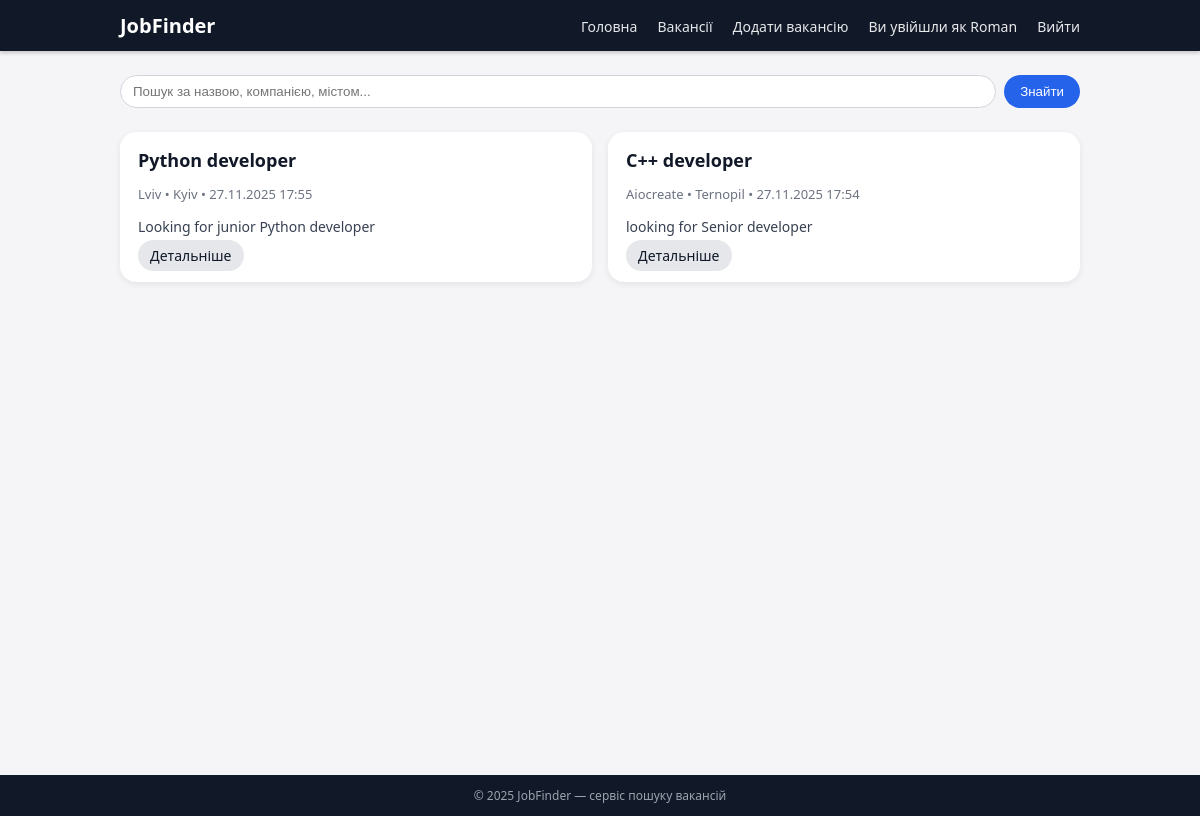
Page /jobs/ (signed in) on the committed database.
### jobs/models.py (models this page shows, shortened)
class Job(models.Model):
    title = models.CharField(max_length=255, verbose_name='Назва вакансії')
    company = models.CharField(max_length=255, verbose_name='Компанія')
    location = models.CharField(max_length=255, verbose_name='Місто')
    description = models.TextField(verbose_name='Опис')
    created_at = models.DateTimeField(auto_now_add=True)
    author = models.ForeignKey(User, on_delete=models.CASCADE, related_name='jobs')
    class Meta:
        ordering = ['-created_at']
        verbose_name = 'Вакансія'
        verbose_name_plural = 'Вакансії'

### jobs/views.py (the view, shortened to what this page needs)
# urls.py: path('jobs/', views.job_list, name='job_list'),
def job_list(request):
    query = request.GET.get('q', '')
    jobs = Job.objects.all()
    return render(request, 'jobs/job_list.html', {'jobs': jobs, 'query': query})

### jobs/templates/jobs/job_list.html (shortened to what this page needs)
{% extends 'base.html' %}
{% block content %}
<section class="search-section">
    <form method="get" class="search-form">
        <input type="text" name="q" placeholder="Пошук за назвою, компанією, містом..." value="{{ query }}" />
        <button type="submit">Знайти</button>
    </form>
</section>
<section class="jobs-list">
    {% if jobs %}
        {% for job in jobs %}
            <article class="job-card">
                <h2><a href="{% url 'job_detail' job.pk %}">{{ job.title }}</a></h2>
                <p class="job-meta">
                    <span>{{ job.company }}</span> •
                    <span>{{ job.location }}</span> •
                    <span>{{ job.created_at|date:"d.m.Y H:i" }}</span>
                </p>
                <p class="job-description">
                    {{ job.description|truncatewords:30 }}
                </p>
                <a href="{% url 'job_detail' job.pk %}" class="btn-secondary">Детальніше</a>
            </article>
        {% endfor %}
    {% else %}
        <p>Поки що немає вакансій. Будьте першим, хто додасть!</p>
    {% endif %}
</section>
{% endblock %}

### jobs/templates/base.html (shortened to what this page needs)
{% load static %}
<!DOCTYPE html>
<html lang="uk">
<head>
    <link rel="stylesheet" href="{% static 'css/styles.css' %}">
</head>
<body>
<header class="header">
    <div class="container header-inner">
        <a href="{% url 'home' %}" class="logo">JobFinder</a>
        <nav class="nav">
            <a href="{% url 'home' %}">Головна</a>
            <a href="{% url 'job_list' %}">Вакансії</a>
            {% if user.is_authenticated %}
                <a href="{% url 'job_create' %}">Додати вакансію</a>
                <span class="nav-username">Ви увійшли як {{ user.username }}</span>
                <a href="{% url 'logout' %}">Вийти</a>
            {% else %}
                <a href="{% url 'login' %}">Увійти</a>
                <a href="{% url 'register' %}" class="btn-primary">Реєстрація</a>
            {% endif %}
        </nav>
    </div>
</header>
<main class="container main">
    {% block content %}
    {% endblock %}
</main>
<footer class="footer">
    <div class="container">
        © 2025 JobFinder — сервіс пошуку вакансій
    </div>
</footer>
</body>
</html>

### jobs/static/css/styles.css (style rules this page uses)
body { margin: 0; font-family: system-ui, -apple-system, BlinkMacSystemFont, 'Segoe UI', sans-serif; background: #f5f5f7; color: #222; }
.container { width: 100%; max-width: 960px; margin: 0 auto; padding: 0 16px; }
.header { background: #111827; color: #fff; padding: 12px 0; box-shadow: 0 2px 4px rgba(0,0,0,.2); }
.header-inner { display: flex; align-items: center; justify-content: space-between; }
.logo { font-weight: 700; font-size: 20px; text-decoration: none; color: #fff; }
.nav a { color: #e5e7eb; text-decoration: none; margin-left: 16px; font-size: 14px; }
.nav-username { margin-left: 16px; font-size: 14px; opacity: 0.9; }
.btn-secondary { padding: 6px 12px; border-radius: 999px; background: #e5e7eb; color: #111827 !important; text-decoration: none; border: none; cursor: pointer; font-size: 14px; }
.main { padding: 24px 0 40px; min-height: calc(100vh - 140px); }
.footer { background: #111827; color: #9ca3af; padding: 12px 0; font-size: 12px; text-align: center; }
.search-section { margin-bottom: 24px; }
.search-form { display: flex; gap: 8px; }
.search-form input[type="text"] { flex: 1; padding: 8px 12px; border-radius: 999px; border: 1px solid #d1d5db; outline: none; }
.search-form button { padding: 8px 16px; border-radius: 999px; border: none; background: #2563eb; color: #fff; cursor: pointer; }
.jobs-list { display: grid; grid-template-columns: 1fr; gap: 16px; }
.job-card { background: #fff; border-radius: 16px; padding: 16px 18px; box-shadow: 0 2px 6px rgba(15,23,42,0.08); }
.job-card h2 { margin-top: 0; margin-bottom: 4px; font-size: 18px; }
.job-card h2 a { text-decoration: none; color: #111827; }
.job-meta { font-size: 13px; color: #6b7280; margin-bottom: 8px; }
.job-description { font-size: 14px; margin-bottom: 8px; color: #374151; }
@media (min-width: 768px) { .jobs-list { grid-template-columns: repeat(2, minmax(0, 1fr)); } }

### rows in the picture
Job: title "Python developer", company "Lviv", location "Kyiv", created_at "27.11.2025 17:55", description "Looking for junior Python developer"
Job: title "С++ developer", company "Aiocreate", location "Ternopil", created_at "27.11.2025 17:54", description "looking for Senior developer"

### other values in the picture
{{ user.username }} "Roman"
